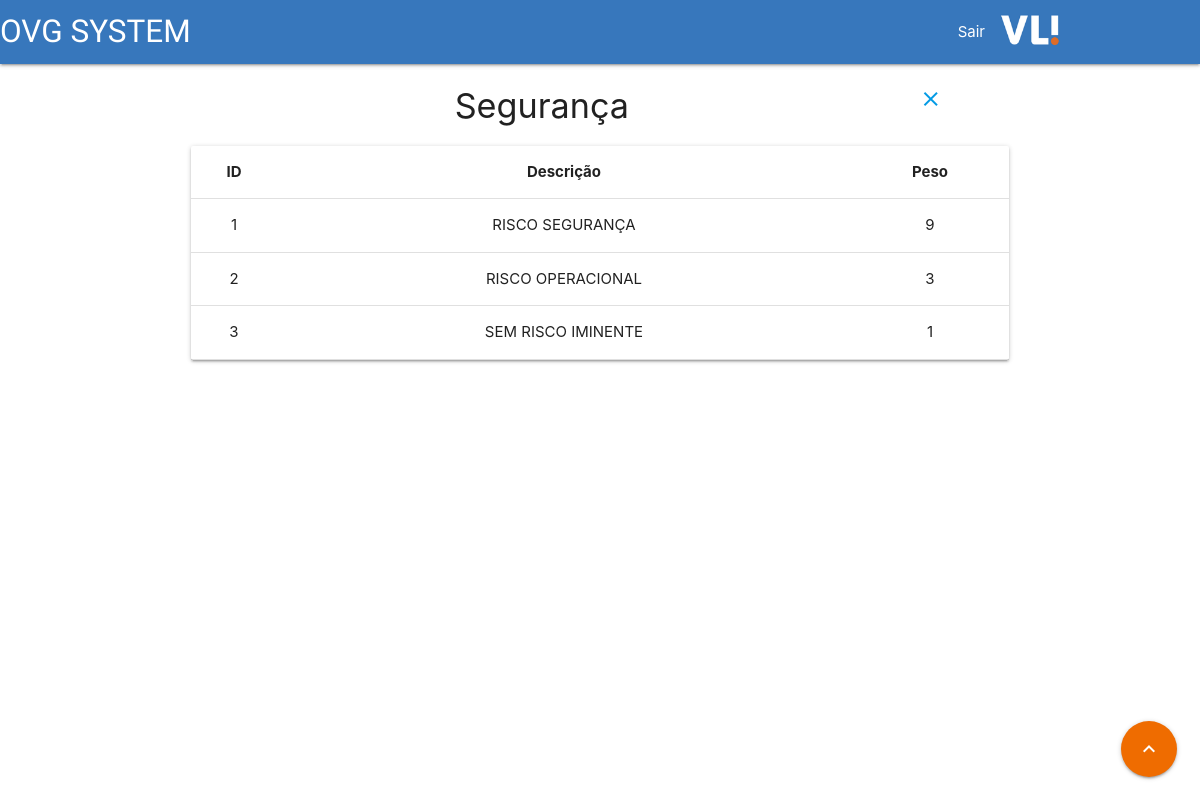
The app's page /php/consulta/listaSeguranca.php (signed in) with its own data.
### tables this page shows
CREATE TABLE `tabseguranca` (
  `idtabseguranca` int(11) NOT NULL,
  `descricao` varchar(100) NOT NULL,
  `peso` int(11) NOT NULL
);

### php/consulta/listaSeguranca.php (the view, shortened to what this page needs)
<?php
    if(!isset($_SESSION['logado'])){
        header('location: ../../index.php');
    }else{
?>
<!DOCTYPE html>
<html lang="en">
<head>
    <link type="text/css" rel="stylesheet"
        href="https://cdnjs.cloudflare.com/ajax/libs/materialize/1.0.0/css/materialize.css" media="screen,projection" />
    <link rel="stylesheet" href="https://cdnjs.cloudflare.com/ajax/libs/materialize/1.0.0/css/materialize.min.css">
    <link rel="stylesheet" href="../../css/cadastro.css">
</head>
<body>
<header>
        <nav class="nav-extended">
            <div class="nav-wrapper">
                <a href="#" class="brand-logo" id='logo'>OVG SYSTEM</a>
                <ul id="nav-mobile" class="right hide-on-med-and-down">
                    <li><a href="../controller/logout.php">Sair</a></li>
                    <li><img src="../../img/logo-teste.png" id='nav-logo'></li>
                </ul>
            </div>
        </nav>
    </header>
    <main>
        <div class="container">
            <div class="row right">
                <a href="../home.php"><i class='material-icons right' id='fechar'>close</i></a>
            </div>
            <h4 class='center'>Segurança</h4>
            <div class="row">
                <div class="col l12">
                    <table class="centered responsive-table card">
                        <thead>
                            <tr>
                                <th>ID</th>
                                <th>Descrição</th>
                                <th>Peso</th>
                            </tr>
                        </thead>
                        <tbody>
                            <?php
                include_once '../config/conexao.php';
                $sql = $connect->prepare("SELECT * FROM tabseguranca");
                $sql->execute();
                $result = $sql->get_result();
                while($res= $result->fetch_assoc()){
                    ?>
                            <tr>
                                <td><?php echo $res['idtabseguranca'] ?></td>
                                <td><?php echo $res['descricao'] ?></td>
                                <td><?php echo $res['peso'] ?></td>
                            </tr>
                            <?php
                }
                ?>
                        </tbody>
                    </table>
                </div>
            </div>
            <div class="fixed-action-btn" id='top'>
                <a class="btn-floating btn-large orange darken-3">
                    <i class="large material-icons">keyboard_arrow_up</i>
                </a>
            </div>
    </main>
</body>
</html>
<?php } ?>

### css/cadastro.css (style rules this page uses)
.nav-extended { background-color: rgb(55, 119, 188); }
.nav-wrapper #logo { font-family: 'Fauna One', serif; color: rgb(255, 255, 255); }
#nav-logo { width: 30%; }
li { color: rgb(55, 119, 188); }

### records on screen
tabseguranca: idtabseguranca "1", descricao "RISCO SEGURANÇA", peso "9"
tabseguranca: idtabseguranca "2", descricao "RISCO OPERACIONAL", peso "3"
tabseguranca: idtabseguranca "3", descricao "SEM RISCO IMINENTE", peso "1"
